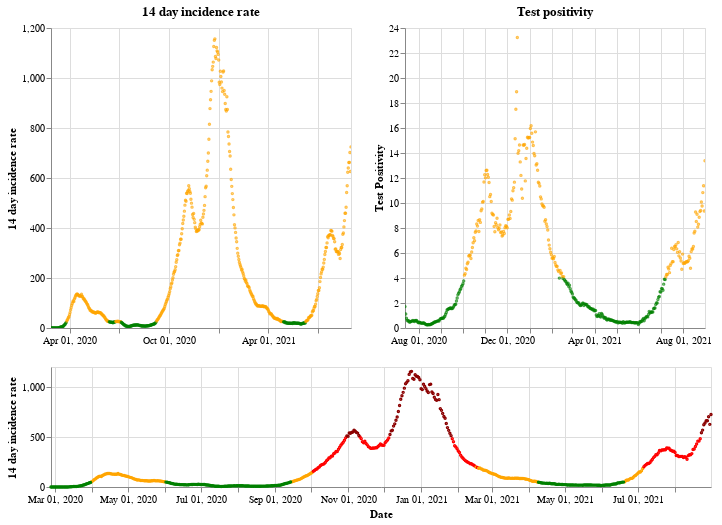

The notebook cell saved with this chart:
### Markdown cell above
## Wales

### Code cell
plot_traffic_light('Wales')

### Figure 1 — Vega-Lite specification as saved in the notebook (floating-point values rounded to 4 significant figures; data arrays with more than 128 entries replaced by an {"elided": "..."} marker saying what was removed)
{"config": {"view": {"continuousWidth": 400, "continuousHeight": 300}}, "vconcat": [{"hconcat": [{"mark": {"type": "point", "size": 2}, "encoding": {"color": {"condition": {"value": "green", "test": "(datum.twoWeeklyCasesRate <= 25)"}, "value": "orange"}, "tooltip": [{"type": "nominal", "field": "areaName"}, {"type": "temporal", "field": "date"}, {"type": "quantitative", "field": "twoWeeklyCasesRate"}, {"type": "quantitative", "field": "testPositivity"}], "x": {"type": "temporal", "axis": {"title": ""}, "field": "date", "scale": {"domain": {"selection": "DateBrush"}}, "timeUnit": "yearmonthdate"}, "y": {"type": "quantitative", "axis": {"title": "14 day incidence rate"}, "field": "twoWeeklyCasesRate"}}, "title": "14 day incidence rate", "width": 300}, {"mark": {"type": "point", "size": 2}, "encoding": {"color": {"condition": {"value": "green", "test": "(datum.testPositivity <= 4)"}, "value": "orange"}, "tooltip": [{"type": "nominal", "field": "areaName"}, {"type": "temporal", "field": "date"}, {"type": "quantitative", "field": "twoWeeklyCasesRate"}, {"type": "quantitative", "field": "testPositivity"}], "x": {"type": "temporal", "axis": {"title": ""}, "field": "date", "scale": {"domain": {"selection": "DateBrush"}}, "timeUnit": "yearmonthdate"}, "y": {"type": "quantitative", "axis": {"title": "Test Positivity"}, "field": "testPositivity"}}, "title": "Test positivity", "width": 300}]}, {"layer": [{"mark": {"type": "point", "size": 2}, "encoding": {"color": {"condition": {"value": "orange", "test": "(((datum.testPositivity < 4) && (datum.twoWeeklyCasesRate >= 50)) && (datum.twoWeeklyCasesRate < 200))"}, "value": "red"}, "opacity": {"condition": {"value": 1, "test": "((datum.twoWeeklyCasesRate >= 50) && (datum.twoWeeklyCasesRate < 500))"}, "value": 0}, "tooltip": [{"type": "nominal", "field": "areaName"}, {"type": "temporal", "field": "date"}, {"type": "quantitative", "field": "twoWeeklyCasesRate"}, {"type": "quantitative", "field": "testPositivity"}], "x": {"type": "temporal", "axis": {"title": "Date"}, "field": "date", "timeUnit": "yearmonthdate"}, "y": {"type": "quantitative", "axis": {"title": "14 day incidence rate"}, "field": "twoWeeklyCasesRate"}}, "selection": {"DateBrush": {"type": "interval", "encodings": ["x"], "fields": ["Time"]}}}, {"mark": {"type": "point", "size": 2}, "encoding": {"color": {"value": "darkred"}, "opacity": {"condition": {"value": 1, "test": "(datum.twoWeeklyCasesRate >= 500)"}, "value": 0}, "tooltip": [{"type": "nominal", "field": "areaName"}, {"type": "temporal", "field": "date"}, {"type": "quantitative", "field": "twoWeeklyCasesRate"}, {"type": "quantitative", "field": "testPositivity"}], "x": {"type": "temporal", "axis": {"title": "Date"}, "field": "date", "timeUnit": "yearmonthdate"}, "y": {"type": "quantitative", "axis": {"title": "14 day incidence rate"}, "field": "twoWeeklyCasesRate"}}}, {"mark": {"type": "point", "size": 2}, "encoding": {"color": {"condition": {"value": "green", "test": "((datum.testPositivity < 4) && (datum.twoWeeklyCasesRate < 50))"}, "value": "orange"}, "opacity": {"condition": {"value": 1, "test": "(datum.twoWeeklyCasesRate < 50)"}, "value": 0}, "tooltip": [{"type": "nominal", "field": "areaName"}, {"type": "temporal", "field": "date"}, {"type": "quantitative", "field": "twoWeeklyCasesRate"}, {"type": "quantitative", "field": "testPositivity"}], "x": {"type": "temporal", "axis": {"title": "Date"}, "field": "date", "timeUnit": "yearmonthdate"}, "y": {"type": "quantitative", "axis": {"title": "14 day incidence rate"}, "field": "twoWeeklyCasesRate"}}}], "height": 120, "width": 660}], "data": {"name": "data-9aa347823c72e99ecf9f9dc9e7c8ae34"}, "$schema": "https://vega.github.io/schema/vega-lite/v4.8.1.json", "datasets": {"data-9aa347823c72e99ecf9f9dc9e7c8ae34": {"elided": "552 records"}}}
